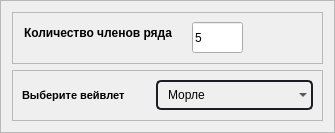
                      <widget class="QFrame" name="frame_6">
                       <property name="geometry">
                        <rect>
                         <x>50</x>
                         <y>30</y>
                         <width>335</width>
                         <height>133</height>
                        </rect>
                       </property>
                       <property name="frameShape">
                        <enum>QFrame::StyledPanel</enum>
                       </property>
                       <property name="frameShadow">
                        <enum>QFrame::Raised</enum>
                       </property>
                       <layout class="QVBoxLayout" name="verticalLayout_8">
                        <item>
                         <widget class="QFrame" name="frame_2">
                          <property name="frameShape">
                           <enum>QFrame::StyledPanel</enum>
                          </property>
                          <property name="frameShadow">
                           <enum>QFrame::Raised</enum>
                          </property>
                          <widget class="QLabel" name="label_2">
                           <property name="geometry">
                            <rect>
                             <x>12</x>
                             <y>12</y>
                             <width>160</width>
                             <height>17</height>
                            </rect>
                           </property>
                           <property name="font">
                            <font>
                             <family>Segoe UI</family>
                             <weight>75</weight>
                             <bold>true</bold>
                            </font>
                           </property>
                           <property name="styleSheet">
                            <string notr="true">color: rgb(0, 0, 0);</string>
                           </property>
                           <property name="text">
                            <string>Количество членов ряда</string>
                           </property>
                          </widget>
                          <widget class="QLineEdit" name="lineEdit">
                           <property name="geometry">
                            <rect>
                             <x>180</x>
                             <y>10</y>
                             <width>51</width>
                             <height>31</height>
                            </rect>
                           </property>
                           <property name="styleSheet">
                            <string notr="true">color: rgb(0, 0, 0);</string>
                           </property>
                           <property name="text">
                            <string>5</string>
                           </property>
                          </widget>
                         </widget>
                        </item>
                        <item>
                         <widget class="QFrame" name="frame_7">
                          <property name="frameShape">
                           <enum>QFrame::StyledPanel</enum>
                          </property>
                          <property name="frameShadow">
                           <enum>QFrame::Raised</enum>
                          </property>
                          <layout class="QHBoxLayout" name="horizontalLayout">
                           <item>
                            <widget class="QLabel" name="label_8">
                             <property name="font">
                              <font>
                               <family>Segoe UI</family>
                               <pointsize>8</pointsize>
                               <weight>75</weight>
                               <italic>false</italic>
                               <bold>true</bold>
                              </font>
                             </property>
                             <property name="styleSheet">
                              <string notr="true">color: rgb(0, 0, 0);</string>
                             </property>
                             <property name="text">
                              <string>Выберите вейвлет</string>
                             </property>
                            </widget>
                           </item>
                           <item>
                            <widget class="QComboBox" name="comboBox">
                             <property name="contextMenuPolicy">
                              <enum>Qt::CustomContextMenu</enum>
                             </property>
                             <property name="styleSheet">
                              <string notr="true">QComboBox{
	background-color: transparent;
	border-radius: 5px;
	border: 2px solid rgb(27, 29, 35);
	padding: 5px;
	padding-left: 10px;
    color: rgb(0, 0, 0);	
}
QComboBox:hover{
	border: 2px solid rgb(64, 71, 88);
}
QComboBox QAbstractItemView {
	color: rgb(0, 0, 0);	
	background-color: rgb(210, 210, 210);
	padding: 10px;
	selection-background-color: rgb(39, 44, 54);
}</string>
                             </property>
                             <item>
                              <property name="text">
                               <string>Морле</string>
                              </property>
                             </item>
                             <item>
                              <property name="text">
                               <string>DOG</string>
                              </property>
                             </item>
                             <item>
                              <property name="text">
                               <string>Littlewood&amp;Paley</string>
                              </property>
                             </item>
                             <item>
                              <property name="text">
                               <string>Мексиканская шляпа</string>
                              </property>
                             </item>
                            </widget>
                           </item>
                          </layout>
                         </widget>
                        </item>
                       </layout>
                      </widget>
